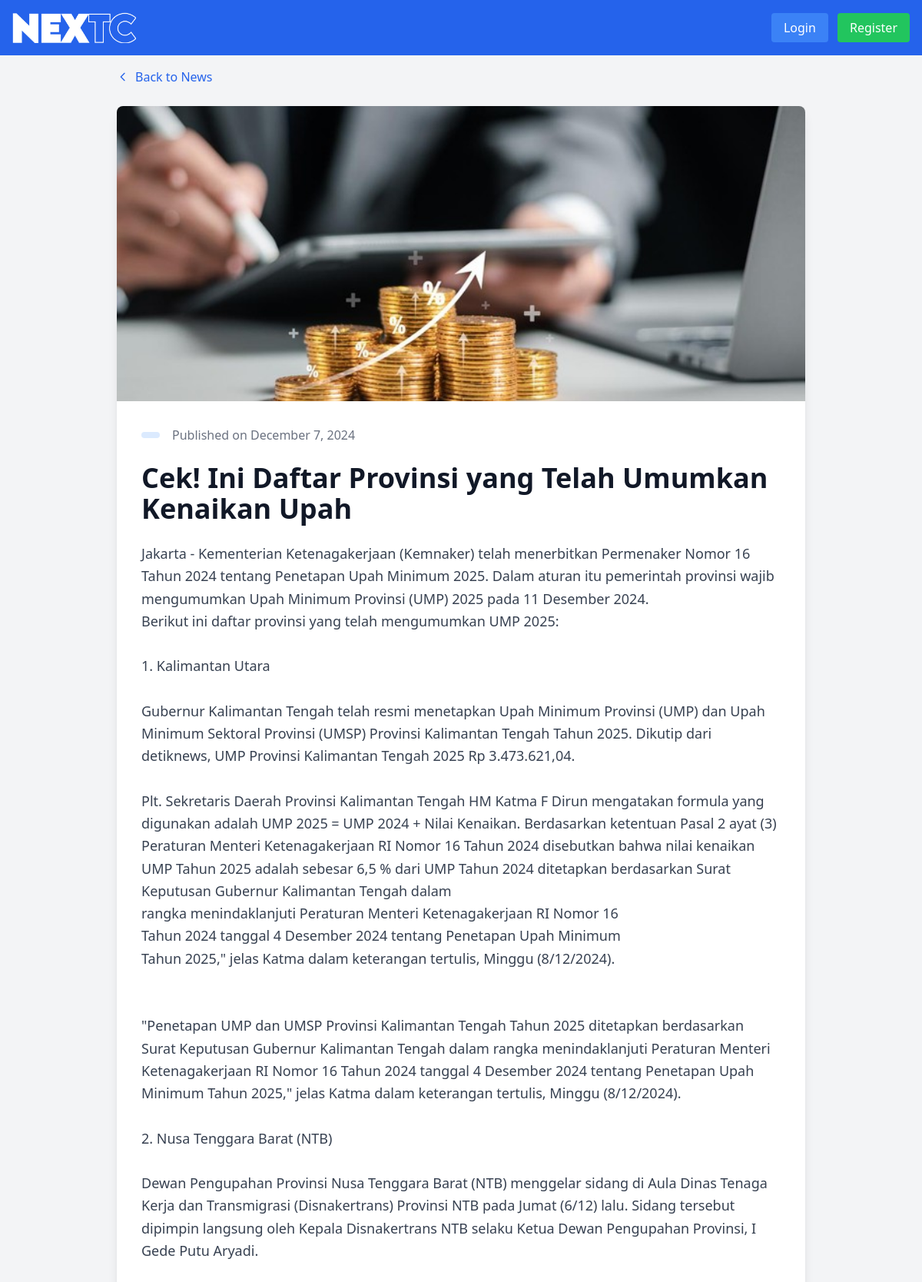
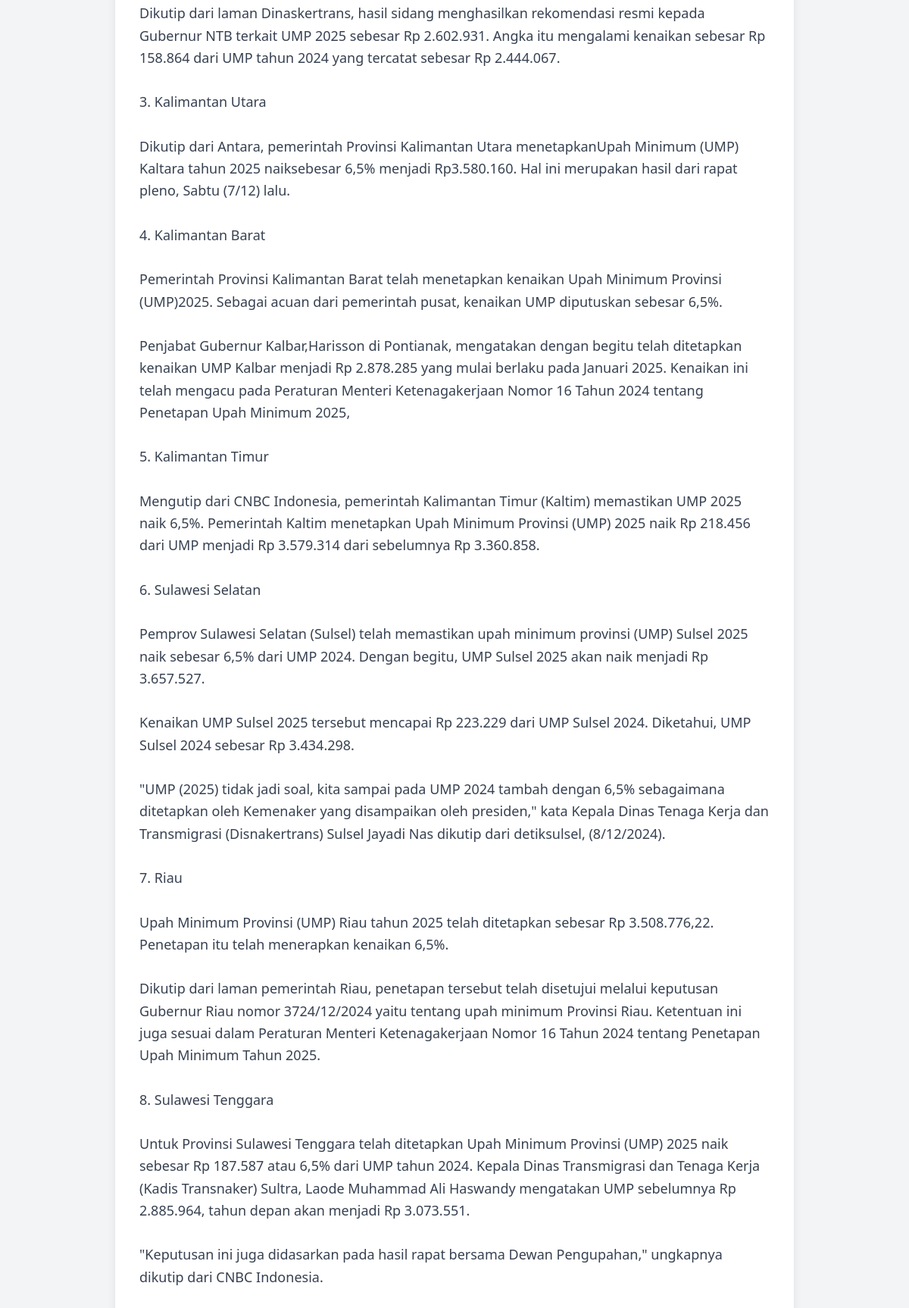
Screenshot of /news/7 (upper part) with the database file from the repository (2 pictures, top to bottom).
### tables this page shows
CREATE TABLE `news` (
  `id` int NOT NULL,
  `title` varchar(255) NOT NULL,
  `content` text NOT NULL,
  `release_date` date NOT NULL,
  `image` varchar(255) NOT NULL,
  `created_at` timestamp NOT NULL DEFAULT CURRENT_TIMESTAMP,
  `category_id` int DEFAULT NULL
);

### app/controllers/newscontroller.php (called while the page is built, shortened)
<?php
require_once APP_PATH . '/models/news.php';
class NewsController extends Controller {
    private $newsModel;
    public function __construct() {
        $this->newsModel = new News();
    }
    public function detail() {
        $id = $_GET['id'] ?? null;
        $news = $this->newsModel->findById($id);
        $this->view('home/detail_news', ['news' => $news]);
    }
}

### app/core/router.php (called while the page is built, shortened)
<?php
class Router {
    private $routes = [];
    public function add($route, $controller, $action, $method = 'GET') {
        $this->routes[] = [
            'route' => $route,
            'controller' => $controller,
            'action' => $action,
            'method' => $method
        ];
    }
    public function dispatch($url, $method) {
        $url = strtok($url, '?');
        foreach ($this->routes as $route) {
            if ($this->match($route['route'], $url) && $route['method'] === $method) {
                $controllerName = $route['controller'];
                $actionName = $route['action'];
                if (class_exists($controllerName)) {
                    $controller = new $controllerName();
                    if (method_exists($controller, $actionName)) {
                        return $controller->$actionName();
                    }
                }
            }
        }
    }
    private function match($route, $url) {
        $route = preg_replace('/\{([^}]+)\}/', '(?P<$1>[^/]+)', $route);
        $pattern = '#^' . $route . '$#';
        if (preg_match($pattern, $url, $matches)) {
            return true;
        }
        return false;
    }
}

### public/index.php (called while the page is built, shortened)
<?php
require_once APP_PATH . '/config/database.php';
require_once APP_PATH . '/core/router.php';
require_once APP_PATH . '/core/model.php';
require_once APP_PATH . '/controllers/newscontroller.php';
$router = new Router();
$router->add('/', 'NewsController', 'index');
$router->add('/news/{id}', 'newscontroller', 'detail');
$router->add('/auth/login', 'authcontroller', 'login');
$router->add('/auth/login', 'authcontroller', 'login', 'POST');
$router->add('/auth/register', 'authcontroller', 'register');
$router->add('/auth/register', 'authcontroller', 'register', 'POST');
$router->add('/auth/logout', 'authcontroller', 'logout');
$router->add('/admin/dashboard', 'admincontroller', 'dashboard');
$router->add('/admin/news-list', 'admincontroller', 'newsList');
$router->add('/admin/add-news', 'admincontroller', 'addNews');
$router->add('/admin/add-news', 'admincontroller', 'addNews', 'POST');
$router->add('/admin/edit-news', 'admincontroller', 'editNews');
$router->add('/admin/edit-news', 'admincontroller', 'editNews', 'POST');
$router->add('/admin/delete-news', 'admincontroller', 'deleteNews', 'POST');
$router->add('/user/dashboard', 'usercontroller', 'dashboard');
$router->add('/user/dashboard', 'usercontroller', 'dashboard', 'POST');
$url = parse_url($_SERVER['REQUEST_URI'], PHP_URL_PATH);
$method = $_SERVER['REQUEST_METHOD'];
$router->dispatch($url, $method);

### app/config/database.php (called while the page is built)
<?php
class Database {
    private static $instance = null;
    private $connection;
    private $host = 'localhost';
    private $username = 'root';
    private $password = '';
    private $database = 'news_portal';
    private function __construct() {
        try {
            $this->connection = new PDO(
                "mysql:host={$this->host};dbname={$this->database}",
                $this->username,
                $this->password,
                [
                    PDO::ATTR_ERRMODE => PDO::ERRMODE_EXCEPTION,
                    PDO::ATTR_DEFAULT_FETCH_MODE => PDO::FETCH_ASSOC
                ]
            );
        } catch (PDOException $e) {
            die("Connection failed: " . $e->getMessage());
        }
    }
    public static function getInstance() {
        if (self::$instance === null) {
            self::$instance = new self();
        }
        return self::$instance;
    }
    public function getConnection() {
        return $this->connection;
    }
}

### app/core/model.php (called while the page is built, shortened)
<?php
abstract class Model {
    public function __construct() {
        $this->db = Database::getInstance()->getConnection();
    }
}

### app/models/news.php (called while the page is built, shortened)
<?php
require_once APP_PATH . '/core/model.php';
class News extends Model {
    protected $table = 'news';
    public function findById($id) {
        $stmt = $this->db->prepare("SELECT * FROM {$this->table} WHERE id = ?");
        $stmt->execute([$id]);
        return $stmt->fetch(PDO::FETCH_ASSOC);
    }
}

### app/views/home/detail_news.php (the view, shortened to what this page needs)
<?php
require_once APP_PATH . '/views/layouts/header.php';
require_once APP_PATH . '/views/layouts/navbar.php';
?>
<div class="container mx-auto p-4">
    <div class="max-w-4xl mx-auto">
        <div class="mb-6">
            <a href="/" class="inline-flex items-center text-blue-600 hover:text-blue-800">
                <svg class="w-4 h-4 mr-2" fill="none" stroke="currentColor" viewBox="0 0 24 24">
                    <path stroke-linecap="round" stroke-linejoin="round" stroke-width="2" d="M15 19l-7-7 7-7"></path>
                </svg>
                Back to News
            </a>
        </div>
        <article class="bg-white rounded-lg shadow-lg overflow-hidden">
            <img src="/<?= htmlspecialchars($news['image']) ?>"
                 alt="<?= htmlspecialchars($news['title']) ?>"
                 class="w-full h-64 md:h-96 object-cover">
            <div class="p-8">
                <div class="flex items-center mb-6">
                    <span class="bg-blue-100 text-blue-800 text-sm font-medium px-3 py-1 rounded-full">
                    </span>
                    <span class="text-gray-500 ml-4">
                        Published on <?= date('F j, Y', strtotime($news['release_date'])) ?>
                    </span>
                </div>
                <h1 class="text-3xl md:text-4xl font-bold text-gray-900 mb-6 leading-tight">
                    <?= htmlspecialchars($news['title']) ?>
                </h1>
                <div class="prose max-w-none">
                    <div class="text-gray-700 leading-relaxed text-lg">
                        <?= nl2br(htmlspecialchars($news['content'])) ?>
                    </div>
                </div>
            </div>
        </article>
    </div>
</div>

### rows the page displays
news: image (picture), release_date "December 7, 2024", title "Cek! Ini Daftar Provinsi yang Telah Umumkan Kenaikan Upah", content "Jakarta - Kementerian Ketenagakerjaan (Kemnaker) telah menerbitkan Permenaker Nomor 16 Tahun 2024 tentang Penetapan Upah Minimum 2025. Dalam aturan itu pemerintah provinsi wajib mengumumkan Upah Minimum Provinsi (UMP) 2025 pada 11 Desember 2024. Berikut ini daftar provinsi yang telah mengumumkan UMP 2025: 1. Kalimantan Utara Gubernur Kalimantan Tengah telah resmi menetapkan Upah Minimum Provinsi (UMP) dan Upah Minimum Sektoral Provinsi (UMSP) Provinsi Kalimantan Tengah Tahun 2025. Dikutip dari detiknews, UMP Provinsi Kalimantan Tengah 2025 Rp 3.473.621,04. Plt. Sekretaris Daerah Provinsi Kalimantan Tengah HM Katma F Dirun mengatakan formula yang digunakan adalah UMP 2025 = UMP 2024 + Nilai…"
